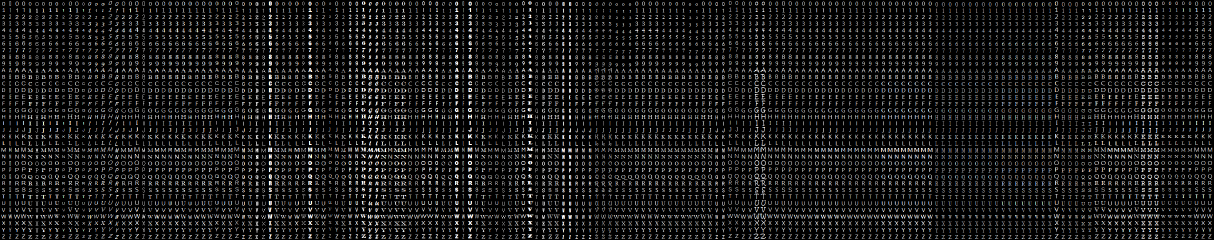
#> input picture CharTrainImg.png, 3640 x 720 px (shown at 1/3 size)
$ python -i Test_svm_char_V07.py   (imports and definitions only)   (Python 2 division)
#> lines starting #> are read from the running program, lines starting #| are printed output that depends on the picture; after the words box and inside, x2 and y2 are one past the last pixel; in counts of white or black regions, pixels touching at a corner belong together
#> further down, picture is the input picture: shape (720, 3640, 3); mean B, G, R 24.5, 24.5, 24.5
#!/usr/bin/env python
'''
SVM character detection.

Test_svm_char_V07.py can be tested on image as well as video.

It finds contours in the image or frame and selects samples from it.
Following preprocessing is applied to the image:
 - Moment-based image deskew (see deskew())
 - Digit images are split into 4 10x10 cells and 16-bin  histogram of
   oriented gradients is computed for each cell
 - Transform histograms to space with Hellinger metric (see [1] (RootSIFT))

SVM model used to predict value of samples, it returns a label which then
converted to ASCII value of the character and displayed as output (in yellow).
'''

import numpy as np
import cv2
import os
import sys
import video
from time import sleep
from train_svm_chars_v05 import *
# [1 line not run here, left out]


# [21 lines left out: function onmouse, not called in this run]


def recog_from_img(frame):
    '''
    recog_from_img detects all contours in the
    image selects possible characters and predicts their value
    '''
    gray = cv2.cvtColor(frame, cv2.COLOR_BGR2GRAY)#get gray image
    bin = cv2.adaptiveThreshold(gray, 255, cv2.ADAPTIVE_THRESH_MEAN_C, cv2.THRESH_BINARY_INV, 31, 10)#adaptive thresholding
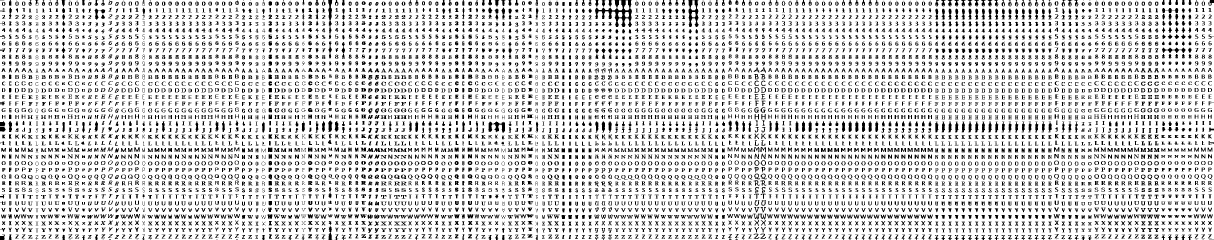
#> bin: shape (720, 3640) (shown at 1/3 size); 82.9% white; 6530 black regions (97 under 20 px)
    bin = cv2.GaussianBlur(bin, (3,3),0)#blurring

    contours, heirs = cv2.findContours( bin.copy(), cv2.RETR_CCOMP, cv2.CHAIN_APPROX_SIMPLE)#find contours
#> contours = 10020 contours, 7400 with area under 20; largest, box (x1, y1, x2, y2) and area: (0, 0, 3640, 720) 2605842, (1482, 366, 1515, 398) 478, (2071, 0, 2089, 32) 370, (1871, 0, 1889, 32) 370, (985, 363, 996, 395) 229
                                                                                            #..i.e. probable charachters
    try: heirs = heirs[0]#prevent error of heirarchy
    except: heirs = []#...select only contours having no contours outside it
    result=[]
    for cnt, heir in zip(contours, heirs):#make separate list of contours and heirarchy then zip them together
        if heir[3]!=-1:
            continue

        x, y, w, h = cv2.boundingRect(cnt)#get bounding rectangle per contour
        #limiting the size to
        #characters whose height is within 20-80% of frame height and max width of char is 1.8 time of its height
        if not (frame.shape[0]*0.2 <= h <= frame.shape[0]*.8  and w <= 1.8*h):
            continue
        #provide padding for selected area
        xpad=int(w*.1)
        ypad=int(h*.05)
        x, w = int(x-xpad/2), w+xpad
        y, h = int (y-ypad/2), h+ypad
        #selecting the area containing possible character
        bin_roi = bin[y:,x:][:h,:w]
        gray_roi = gray[y:,x:][:h,:w]
        bin_roi1=bin_roi
        m = bin_roi != 0

        if not 0.3 < m.mean() < .8:
            continue
        #ROI is rotated and skewed prior to detection so as to enhance accuracy of recognition
        s = 1.5*float(h)/SZ
        m = cv2.moments(bin_roi)
        c1 = np.float32([m['m10'], m['m01']]) / m['m00']
        c0 = np.float32([SZ/2, SZ/2])
        t = c1 - s*c0
        A = np.zeros((2, 3), np.float32)
        A[:,:2] = np.eye(2)*s
        A[:,2] = t

        bin_norm = cv2.warpAffine(bin_roi1, A, (SZ, SZ), flags=cv2.WARP_INVERSE_MAP | cv2.INTER_LINEAR)
        bin_norm1 = deskew(bin_norm)
        sample = preprocess_hog([bin_norm1])
        label = model1.predict(sample)[0]#result in terms of label ie the row number of
                                         #char in the learning data set that is recognised in the test image

        if label>9:
            ch=chr(int(65+label-10))#getting ASCII value of character
        else:
            ch=str(int(label))#else print label for numbers 0-9

        res={"posXY":(x,y,w,h),"char":ch,"img":bin_norm1}
        result.append(res)
#> this loop made 10020 passes
#> (cnt, heir) on passes 14 to 16: ([[1726, 715], [1727, 714], [1728, 715], [1727, 716]], [14, -1, -1, 12]), ([[3385, 714], [3386, 713], [3387, 714], [3386, 715]], [15, 13, -1, 12]), ([[3365, 714], [3366, 713], [3367, 714], [3366, 715]], [16, 14, -1, 12])
#> after the loop, result = []

    result.sort(key=lambda x:x['posXY'][0]+x['posXY'][1])
    op=""
    for res in result:
        op=op+res['char']
#> this loop made 0 passes
#> after the loop, op = ''

    return(op,result)


# [173 lines left out: functions recog_from_video, mainimg, mainvid, not called in this run]


# [4 lines not run here, left out]
    #mainvid()

>>> import cv2
>>> picture = cv2.imread('CharTrainImg.png')
>>> result = recog_from_img(picture)
#> result = ('', [])
